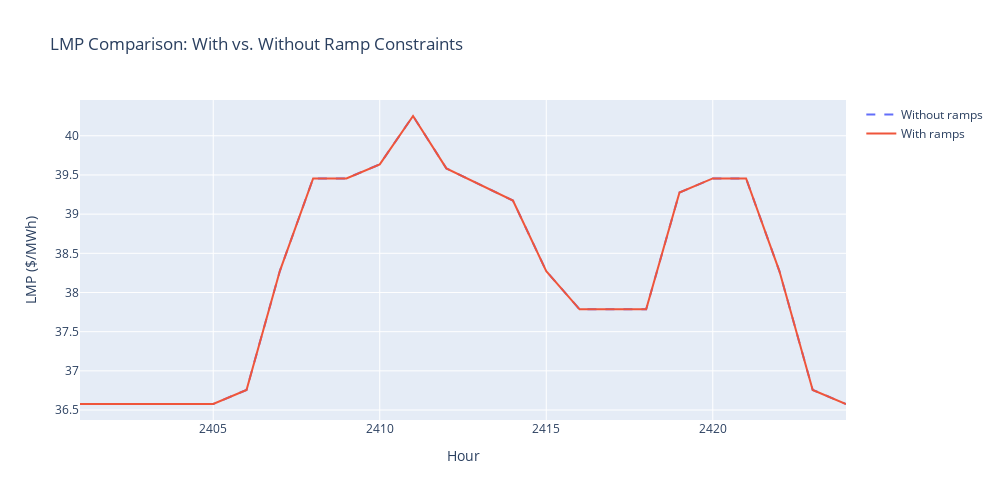

Notebook source saved alongside this figure:
### Markdown cell above
### Compare LMPs: with vs. without ramp constraints

### Code cell
fig = go.Figure()
fig.add_trace(go.Scatter(x=solution_multi['lmps']['hour'], y=solution_multi['lmps']['lmp'],
                         name='Without ramps', line=dict(dash='dash')))
fig.add_trace(go.Scatter(x=solution_ramp['lmps']['hour'], y=solution_ramp['lmps']['lmp'],
                         name='With ramps'))
fig.update_layout(title='LMP Comparison: With vs. Without Ramp Constraints',
                  xaxis_title='Hour', yaxis_title='LMP ($/MWh)',
                  width=1000, height=500)
fig.show()

print(f"Cost without ramps: ${solution_multi['cost']:,.2f}")
print(f"Cost with ramps:    ${solution_ramp['cost']:,.2f}")
print(f"Cost increase:      ${solution_ramp['cost'] - solution_multi['cost']:,.2f} "
      f"({(solution_ramp['cost'] - solution_multi['cost'])/solution_multi['cost']*100:.2f}%)")

### Figure 1 — Plotly figure (JSON) as saved in the notebook; plotly's stock layout.template omitted (floating-point values rounded to 4 significant figures)
{"data": [{"line": {"dash": "dash"}, "name": "Without ramps", "type": "scatter", "x": [2401, 2402, 2403, 2404, 2405, 2406, 2407, 2408, 2409, 2410, 2411, 2412, 2413, 2414, 2415, 2416, 2417, 2418, 2419, 2420, 2421, 2422, 2423, 2424], "y": [36.58, 36.58, 36.58, 36.58, 36.58, 36.76, 38.27, 39.46, 39.46, 39.64, 40.25, 39.58, 39.38, 39.17, 38.27, 37.78, 37.78, 37.78, 39.28, 39.46, 39.46, 38.27, 36.76, 36.58]}, {"name": "With ramps", "type": "scatter", "x": [2401, 2402, 2403, 2404, 2405, 2406, 2407, 2408, 2409, 2410, 2411, 2412, 2413, 2414, 2415, 2416, 2417, 2418, 2419, 2420, 2421, 2422, 2423, 2424], "y": [36.58, 36.58, 36.58, 36.58, 36.58, 36.76, 38.27, 39.46, 39.46, 39.64, 40.25, 39.58, 39.38, 39.17, 38.27, 37.78, 37.78, 37.78, 39.28, 39.46, 39.46, 38.27, 36.76, 36.58]}], "layout": {"height": 500, "title": {"text": "LMP Comparison: With vs. Without Ramp Constraints"}, "width": 1000, "xaxis": {"title": {"text": "Hour"}}, "yaxis": {"title": {"text": "LMP ($/MWh)"}}}}
